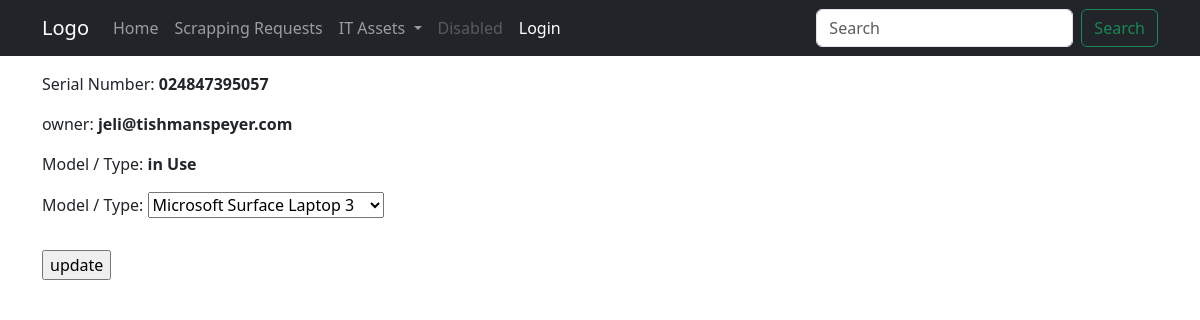
The app's page /nanoassets/instance/024847395057/modeltypeupdate/ with its own data.
### nanoassets/models.py (models this page shows, shortened)
class Instance(models.Model):
    serial_number = models.CharField(
        primary_key=True, max_length=20, help_text='enter serial #')
    model_type = models.ForeignKey("nanoassets.ModelType", verbose_name=_(
        "Model / Type"), on_delete=models.SET_NULL, null=True, blank=True)
    owner = models.ForeignKey(User, verbose_name=_(
        "Owner"), on_delete=models.SET_NULL, null=True, blank=True)
    INSTANCE_STATUS = (
        ('A', 'Available'),
        ('U', 'in Use'),
        ('R', 'in Repair'),
        ('S', 'Scrapped')
    )
    status = models.CharField(max_length=15, choices=INSTANCE_STATUS,
                              default='Available', help_text='Asset availability')
    eol_date = models.DateField(null=True, blank=True)
    scrap_request = models.ForeignKey("nanoassets.ScrapRequest", verbose_name=_(
        "Scrap Request"), on_delete=models.SET_NULL, null=True, blank=True)
    class Meta:
        ordering = ['model_type', 'eol_date',]

### nanoassets/views.py (the view)
class InstanceModelTypeUpdate(UpdateView):
    model = Instance
    fields = ['model_type']
    template_name = 'nanoassets/instance_update_modeltype.html'
    success_url = reverse_lazy('instance-list')

### nanoassets/models.py (called while the page is built)
    def __str__(self):
        return '%s %s' % (self.manufacturer, self.name)

    def __str__(self):
        return self.name

### nanoassets/templates/nanoassets/instance_update_modeltype.html (shortened to what this page needs)
{% extends 'base.html' %}
{% block page_content %}
  <p>
    Serial Number: <b>{{ instance.serial_number }} </b>
  </p>
  <p>
    owner: <b>{{ instance.owner }} </b>
  </p>
  <p>
    Model / Type: <b>{{ instance.get_status_display }} </b>
  </p>
  <form action="" method="post">
    <table class="table">
      {{ form.as_p }}
    </table>
    <input type="submit" value="update" />
  </form>
{% endblock page_content %}

### records on screen
Instance: serial_number "024847395057", owner "jeli@tishmanspeyer.com", status "in Use", model_type "Microsoft Surface Laptop 3"
